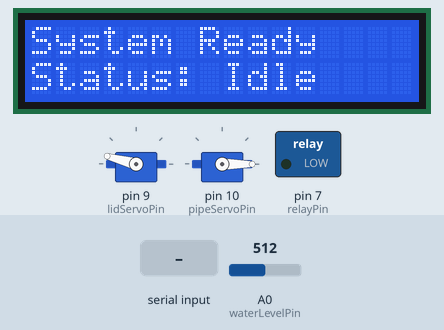
The sketch below on a simulated Arduino Uno, built with avr-gcc and run on an emulated ATmega328P. Parts: 2 × servo, 16×2 character LCD, switched loads named in the sketch (green lamp = pin HIGH). Inputs (shaded band) come from the test bench; at power-on: A0 (waterLevelPin) = 512. What the sketch prints to the serial monitor is not drawn.

Above: at 1.2 s.
1.3 s: "START\n" received over Serial
At 2.4 s:
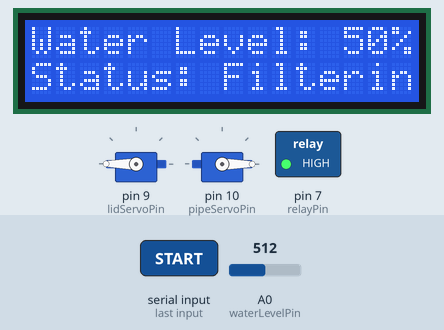
3.5 s: "STOP\n" received over Serial
At 4.2 s:
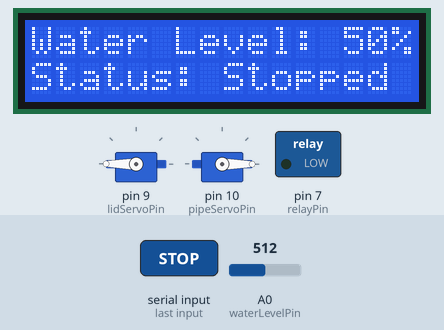
5.0 s: "CHANGE\n" received over Serial
At 5.8 s:
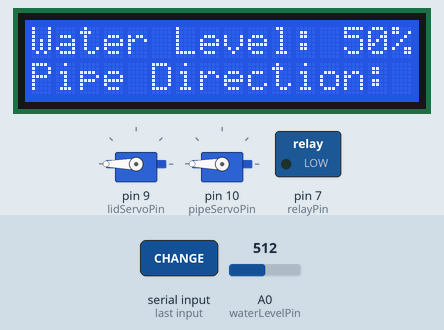
6.6 s: A0 (waterLevelPin) set to 425
At 7.3 s:
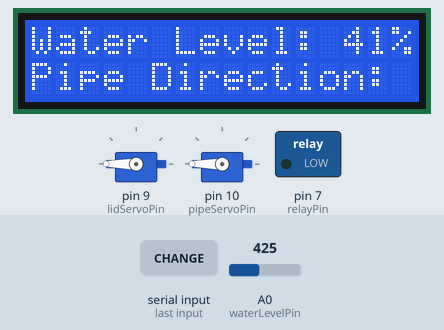
8.1 s: A0 (waterLevelPin) set to 402
At 8.9 s:
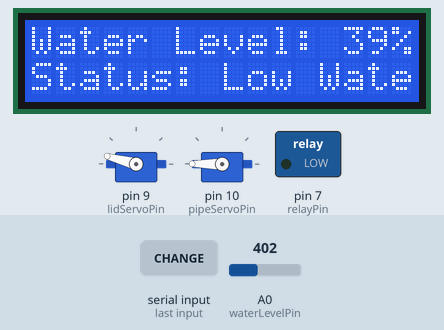
9.6 s: "STOP\n" received over Serial
At 10.0 s:
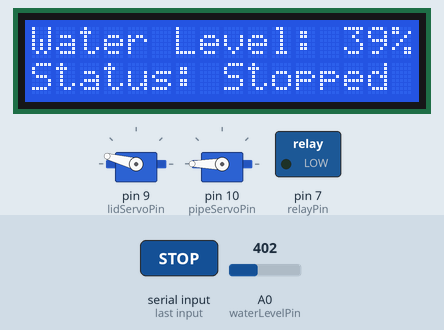
Timing chart, 0 to 12.6 s (numbered marks = the images above; inputs shaded):
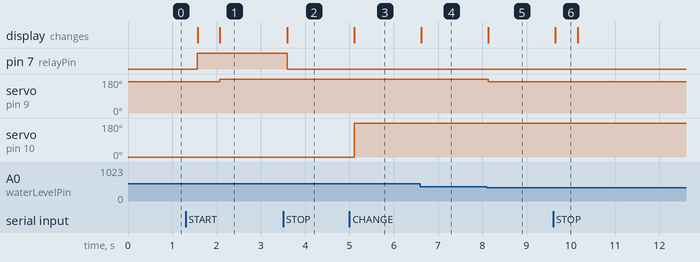

The sketch:

Water_Filter_Ardunio.ino
```cpp
#include <Servo.h>
#include <LiquidCrystal.h>

// Pin Definitions
const int relayPin = 7;        // Relay control pin for the pump
const int waterLevelPin = A0;  // Water level sensor connected to analog pin
const int lidServoPin = 9;     // Servo motor for the lid
const int pipeServoPin = 10;   // Servo motor for the pipe angle

// LCD Pin Definitions (RS, E, D4, D5, D6, D7)
LiquidCrystal lcd(12, 11, 5, 4, 3, 2);

Servo lidServo;  // Servo for the lid
Servo pipeServo; // Servo for the pipe

int waterLevel = 0;        // Water level percentage
String systemState = "Idle"; // Current system state
bool pumpRunning = false;  // Pump status
bool systemStarted = false; // Tracks whether the system has started

void setup() {
  Serial.begin(38400);
  pinMode(relayPin, OUTPUT);
  digitalWrite(relayPin, LOW); // Start with the pump OFF

  // Initialize Servos
  lidServo.attach(lidServoPin);
  pipeServo.attach(pipeServoPin);
  lidServo.write(165);  // Pipe starts in optimal position
  pipeServo.write(0);  // Pipe starts in optimal position

  // Initialize LCD
  lcd.begin(16, 2);
  lcd.print("System Ready");
  lcd.setCursor(0, 1);
  lcd.print("Status: Idle");
}

void loop() {
  // Read water level
  int waterLevelRaw = analogRead(waterLevelPin);
  waterLevel = map(waterLevelRaw, 0, 1023, 0, 100); // Scale to 0-100%

  // Send water level data to MATLAB GUI
  Serial.print("Water Level:");
  Serial.println(waterLevel);

  // Update LCD with water level
  if (systemStarted) {
    lcd.setCursor(0, 0);
    lcd.print("Water Level: ");
    lcd.print(waterLevel);
    lcd.print("%  "); // Clear trailing chars

    // Control the lid based on water level
    if (waterLevel < 40) {
      lidServo.write(165); // Open the lid
      systemState = "Low Water";
      lcd.setCursor(0, 1);
      lcd.print("Status: Low Water");
      if (pumpRunning) {
        digitalWrite(relayPin, LOW); // Stop the pump
        pumpRunning = false;
      }
    } else if (pumpRunning) {
      lidServo.write(200); // Close the lid
      systemState = "Filtering";
      lcd.setCursor(0, 1);
      lcd.print("Status: Filtering ");
    }
  }

  // Listen for GUI commands
  if (Serial.available() > 0) {
    String command = Serial.readStringUntil('\n');
    command.trim();

    if (command == "START") {
      if (waterLevel >= 40) {
        systemStarted = true; // Mark system as started
        digitalWrite(relayPin, HIGH); // Start the pump
        pumpRunning = true;
        systemState = "Filtering";
        lcd.setCursor(0, 1);
        lcd.print("Status: Filtering ");
        Serial.println("PUMP:ON");
      } else {
        Serial.println("ERROR:Low Water");
      }
    } else if (command == "STOP") {
      digitalWrite(relayPin, LOW); // Stop the pump
      pumpRunning = false;
      systemState = "Stopped";
      lcd.setCursor(0, 1);
      lcd.print("Status: Stopped   ");
      Serial.println("PUMP:OFF");
    } else if (command == "CHANGE") {
      togglePipeServo(); // Change pipe direction
      Serial.println("PIPE:CHANGED");
    }
  }

  delay(500); // Update every 500ms
}

// Function to toggle the pipe direction to 270 degrees
void togglePipeServo() {
  static int direction = 0; // Initial position
  direction = (direction == 0) ? 180 : 0; // Toggle between 0 and 180 degrees
  pipeServo.write(direction); // Set the servo to the new position

  // Update LCD to show the new direction
  lcd.setCursor(0, 1);
  lcd.print("Pipe Direction: ");
  lcd.print(direction); // Display the current angle
  lcd.print("     "); // Clear any characters
}
```

Measured:
- the behaviour switches between 410 and 409 on A0 (waterLevelPin) (found by bisection; images 4 and 5)
- after the input at 1.3 s, pin 7 (relayPin): LOW → HIGH after 0.27 s; servo on pin 9 (lidServoPin): 165° → 180° after 0.78 s; the display: first changes after 0.27 s (image 1 shows a later state)
- after the input at 3.5 s, pin 7 (relayPin): HIGH → LOW after 0.09 s; the display: changes after 0.10 s (image 2)
- after the input at 5.0 s, servo on pin 10 (pipeServoPin): 0° → 180° after 0.11 s; the display: changes after 0.11 s (image 3)
- after the input at 6.6 s, the display: changes at once (image 4)
- after the input at 8.1 s, servo on pin 9 (lidServoPin): 180° → 165° at once; the display: changes at once (image 5)
- after the input at 9.6 s, the display: changes after 0.05 s (image 6)
